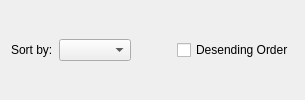
         <widget class="QWidget" name="widget_2" native="true">
          <property name="sizePolicy">
           <sizepolicy hsizetype="Expanding" vsizetype="Preferred">
            <horstretch>0</horstretch>
            <verstretch>0</verstretch>
           </sizepolicy>
          </property>
          <layout class="QHBoxLayout" name="horizontalLayout_12">
           <item>
            <widget class="QLabel" name="sortByLabel">
             <property name="styleSheet">
              <string notr="true">color: rgb(0, 0, 0);</string>
             </property>
             <property name="text">
              <string>Sort by:</string>
             </property>
            </widget>
           </item>
           <item>
            <widget class="QComboBox" name="sortByAttributesCB">
             <property name="sizePolicy">
              <sizepolicy hsizetype="Expanding" vsizetype="Fixed">
               <horstretch>0</horstretch>
               <verstretch>0</verstretch>
              </sizepolicy>
             </property>
            </widget>
           </item>
           <item>
            <spacer name="horizontalSpacer_10">
             <property name="orientation">
              <enum>Qt::Orientation::Horizontal</enum>
             </property>
             <property name="sizeHint" stdset="0">
              <size>
               <width>40</width>
               <height>20</height>
              </size>
             </property>
            </spacer>
           </item>
           <item>
            <widget class="QCheckBox" name="RosterDescendingSort">
             <property name="styleSheet">
              <string notr="true">color: rgb(0, 0, 0);</string>
             </property>
             <property name="text">
              <string>Desending Order</string>
             </property>
            </widget>
           </item>
          </layout>
         </widget>
